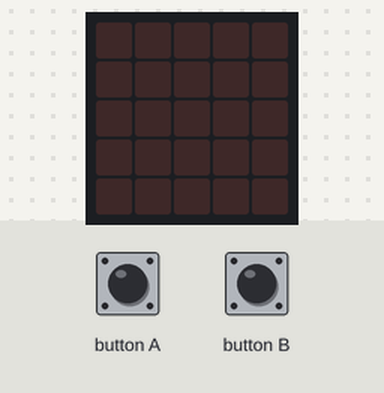
A program run on a simulated BBC micro:bit (MakeCode). On the bench: the board's 5×5 LED display. Inputs (shaded band) come from the test bench.

Above: at 1.2 s.
1.3 s: button A pressed for 0.15 s
At 1.65 s:
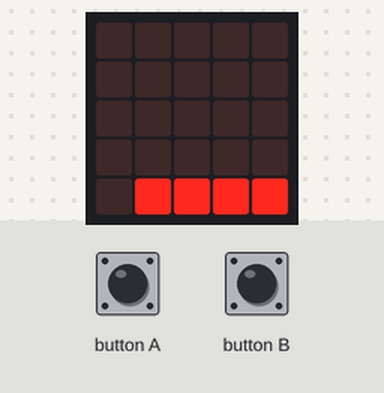
At 2.05 s:
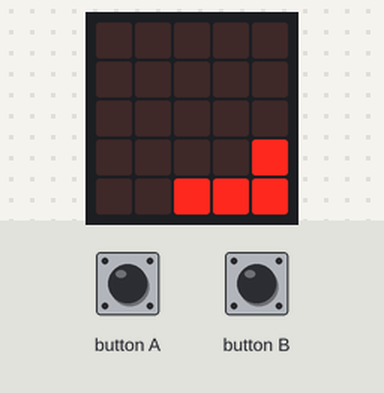
7.3 s: button B pressed for 0.15 s
At 8.0 s:
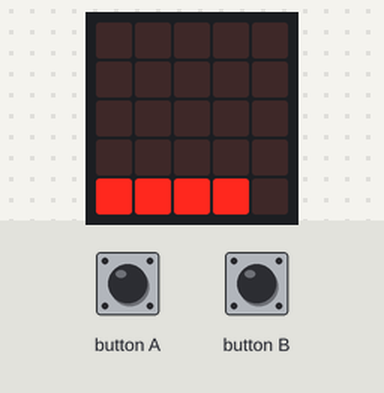
Timing chart, 0 to 10.3 s (numbered marks = the images above; inputs shaded):
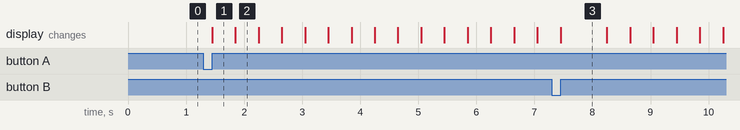

Measured:
- after the input at 1.3 s, the display: changes after 0.15 s (image 1)
- what the display in image 1 shows lasts 0.4 s, from 1.5 s to 1.9 s
- what the display in image 3 shows lasts 0.8 s, from 7.5 s to 8.3 s

The program:

main.ts
```typescript
input.onButtonPressed(Button.A, function () {
    for (let index = 0; index < 100; index++) {
        basic.showLeds(`
            . . . . .
            . . . . .
            . . . . .
            . . . . .
            . # # # #
            `)
        basic.showLeds(`
            . . . . .
            . . . . .
            . . . . .
            . . . . #
            . . # # #
            `)
        basic.showLeds(`
            . . . . .
            . . . . .
            . . . . #
            . . . . #
            . . . # #
            `)
        basic.showLeds(`
            . . . . .
            . . . . #
            . . . . #
            . . . . #
            . . . . #
            `)
        basic.showLeds(`
            . . . . #
            . . . . #
            . . . . #
            . . . . #
            . . . . .
            `)
        basic.showLeds(`
            . . . # #
            . . . . #
            . . . . #
            . . . . .
            . . . . .
            `)
        basic.showLeds(`
            . . # # #
            . . . . #
            . . . . .
            . . . . .
            . . . . .
            `)
        basic.showLeds(`
            . # # # #
            . . . . .
            . . . . .
            . . . . .
            . . . . .
            `)
        basic.showLeds(`
            # # # # .
            . . . . .
            . . . . .
            . . . . .
            . . . . .
            `)
        basic.showLeds(`
            # # # . .
            # . . . .
            . . . . .
            . . . . .
            . . . . .
            `)
        basic.showLeds(`
            # # . . .
            # . . . .
            # . . . .
            . . . . .
            . . . . .
            `)
        basic.showLeds(`
            # . . . .
            # . . . .
            # . . . .
            # . . . .
            . . . . .
            `)
        basic.showLeds(`
            . . . . .
            # . . . .
            # . . . .
            # . . . .
            # . . . .
            `)
        basic.showLeds(`
            . . . . .
            . . . . .
            # . . . .
            # . . . .
            # # . . .
            `)
        basic.showLeds(`
            . . . . .
            . . . . .
            . . . . .
            # . . . .
            # # # . .
            `)
        basic.showLeds(`
            . . . . .
            . . . . .
            . . . . .
            . . . . .
            # # # # .
            `)
    }
})
input.onButtonPressed(Button.B, function () {
    for (let index = 0; index < 100; index++) {
        basic.showLeds(`
            . . . . .
            . . . . .
            . . . . .
            . . . . .
            # # # # .
            `)
        basic.showLeds(`
            . . . . .
            . . . . .
            . . . . .
            # . . . .
            # # # . .
            `)
        basic.showLeds(`
            . . . . .
            . . . . .
            # . . . .
            # . . . .
            # # . . .
            `)
        basic.showLeds(`
            . . . . .
            # . . . .
            # . . . .
            # . . . .
            # . . . .
            `)
        basic.showLeds(`
            # . . . .
            # . . . .
            # . . . .
            # . . . .
            . . . . .
            `)
        basic.showLeds(`
            # # . . .
            # . . . .
            # . . . .
            . . . . .
            . . . . .
            `)
        basic.showLeds(`
            # # # . .
            # . . . .
            . . . . .
            . . . . .
            . . . . .
            `)
        basic.showLeds(`
            # # # # .
            . . . . .
            . . . . .
            . . . . .
            . . . . .
            `)
        basic.showLeds(`
            . # # # #
            . . . . .
            . . . . .
            . . . . .
            . . . . .
            `)
        basic.showLeds(`
            . . # # #
            . . . . #
            . . . . .
            . . . . .
            . . . . .
            `)
        basic.showLeds(`
            . . . # #
            . . . . #
            . . . . #
            . . . . .
            . . . . .
            `)
        basic.showLeds(`
            . . . . #
            . . . . #
            . . . . #
            . . . . #
            . . . . .
            `)
        basic.showLeds(`
            . . . . .
            . . . . #
            . . . . #
            . . . . #
            . . . . #
            `)
        basic.showLeds(`
            . . . . .
            . . . . .
            . . . . #
            . . . . #
            . . . # #
            `)
        basic.showLeds(`
            . . . . .
            . . . . .
            . . . . .
            . . . . #
            . . # # #
            `)
        basic.showLeds(`
            . . . . .
            . . . . .
            . . . . .
            . . . . .
            . # # # #
            `)
    }
})
basic.forever(function () {

})
```

test.ts
```typescript
// здесь помещаются тесты; они не будут скомпилированы, пока пакет используется в качестве расширения.
```
